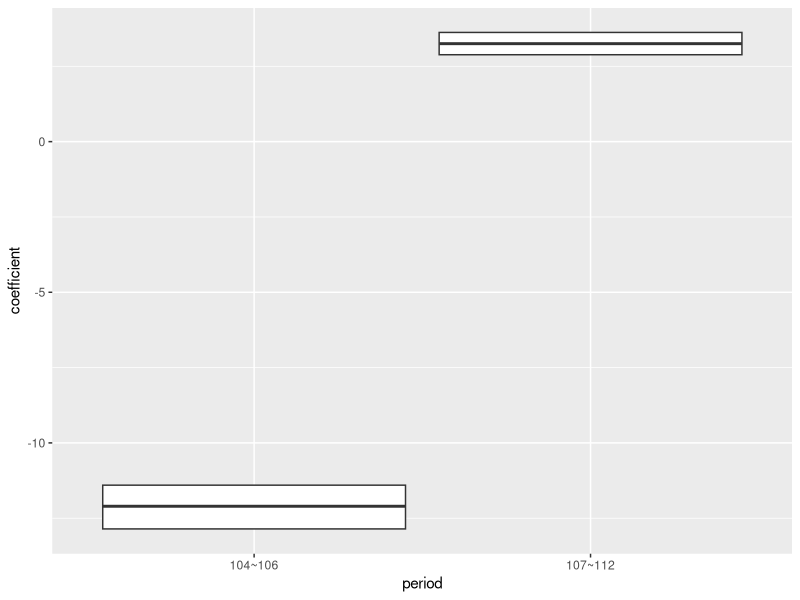
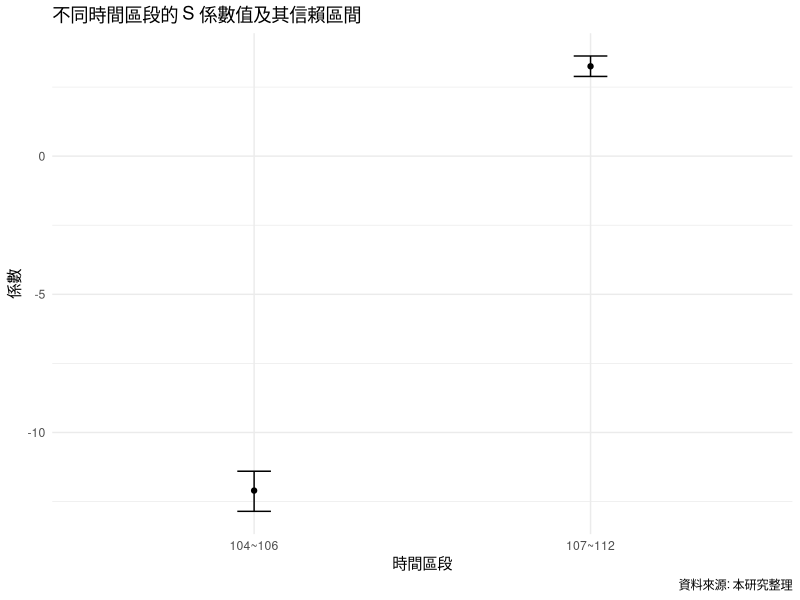
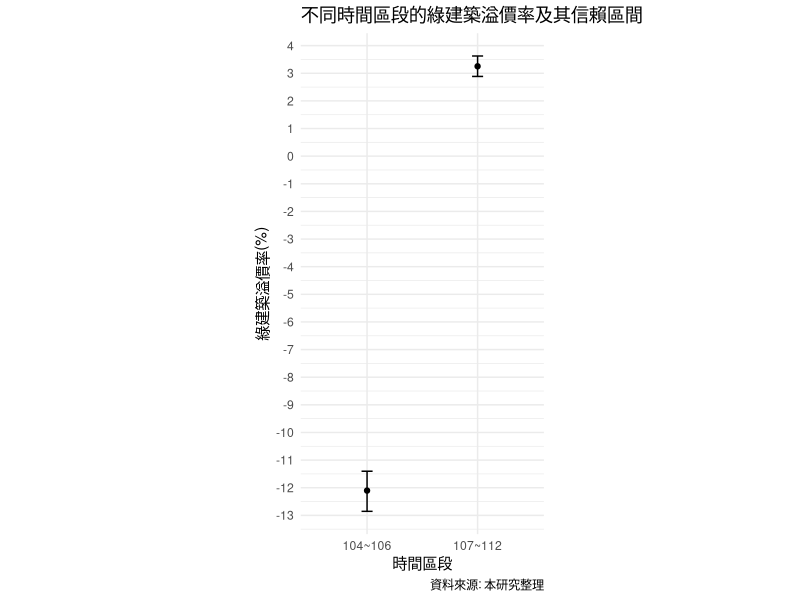

These charts were generated, in order, by the following R code:
library(ggplot2)

# 創建數據框
df <- data.frame(
  model = c("所有ols，所有建築，包含時間空間固定效應 (無電動車)", "所有ols，所有建築，包含時間空間固定效應 (無電動車)"),
  period = c("104~106", "107~112"),
  coefficient = c(-12.103, 3.252),   # 係數
  lower_bound = c(-12.855, 2.885),   # 95%信賴區間下界
  upper_bound = c(-11.403, 3.625)    # 95%信賴區間上界
)

# 用ggplot2畫盒形圖
ggplot(df, aes(x = period, y = coefficient)) +
  geom_boxplot(aes(lower = lower_bound, upper = upper_bound, middle = coefficient, ymin = lower_bound, ymax = upper_bound), stat = "identity")

#建立誤差棒圖
ggplot(df, aes(x=period, y=coefficient, group=1)) +
  geom_errorbar(aes(ymin=lower_bound, ymax=upper_bound), width=.1,
                position=position_dodge(0.05)) +
  geom_point() +
  xlab("時間區段") + 
  ylab("係數") +
  ggtitle("不同時間區段的 S 係數值及其信賴區間") +
  labs(caption = "資料來源: 本研究整理") +
  theme(plot.caption = element_text(hjust = 0.5)) + 
  theme_minimal()

ggplot(df, aes(x=period, y=coefficient, group=1)) +
  geom_errorbar(aes(ymin=lower_bound, ymax=upper_bound), width=.1, position=position_dodge(0.05)) +
  geom_point() +
  xlab("時間區段") + 
  ylab("綠建築溢價率(%)") +
  ggtitle("不同時間區段的綠建築溢價率及其信賴區間") +
  labs(caption = "資料來源: 本研究整理") +
  theme(plot.caption = element_text(hjust = 0.5), 
        plot.title = element_text(hjust = 0.5),
        plot.title.position = "plot",
        axis.title.y = element_text(angle = 270, vjust = 0.5)) + 
  theme_minimal() +
  scale_y_continuous(breaks = seq(from = -13, to = 6, by = 1)) +
  coord_fixed(ratio = 0.5/2)

# 載入ggplot2套件
# library(ggplot2)

# 創建資料
#df_1 <- data.frame(
#  Periods = c("104~106", "107~112"),  # 時間區段
#  Estimates = c(-12.103, 3.252),   # 係數
#  Lower_CI = c(-12.855, 2.885),   # 信賴區間下界
#  Upper_CI = c(-11.403, 3.625),   # 信賴區間上界
#  Group = factor(1:2)  # 組別 (這邊我們只用數字來表示，你也可以替換成其他的類別變數)
#)

# 建立信賴區間圖
#ggplot(data = df_1, aes(x = Estimates, y = Group)) + 
#  geom_point() + 
#  geom_errorbarh(aes(xmin = Lower_CI, xmax = Upper_CI), height = 0.2) + 
#  labs(x = "係數及其信賴區間", y = "時間期間", title = "不同時間區段之係數的信賴區間圖")
